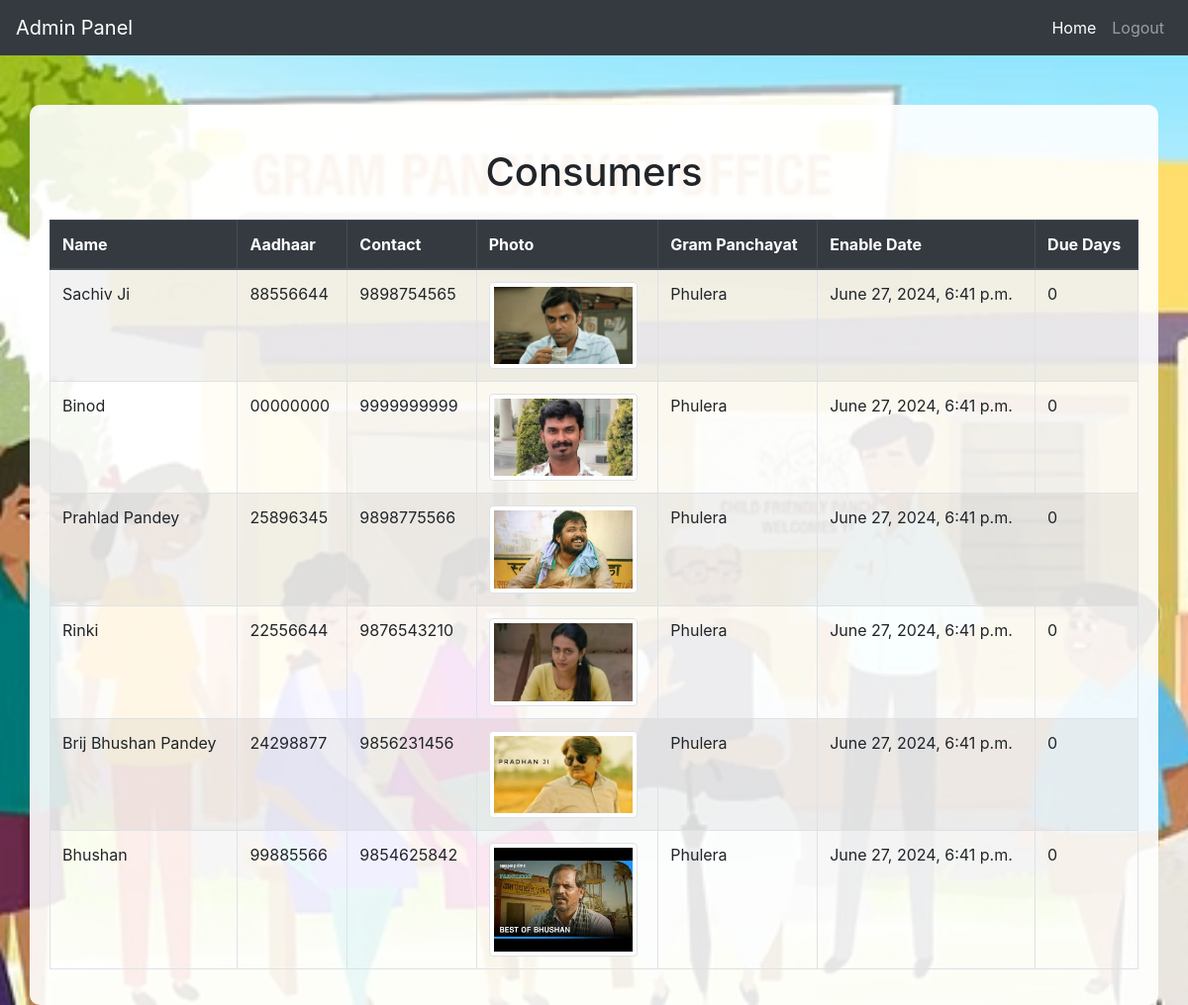
Page /view-consumers/ (signed in) on the earlier database version.
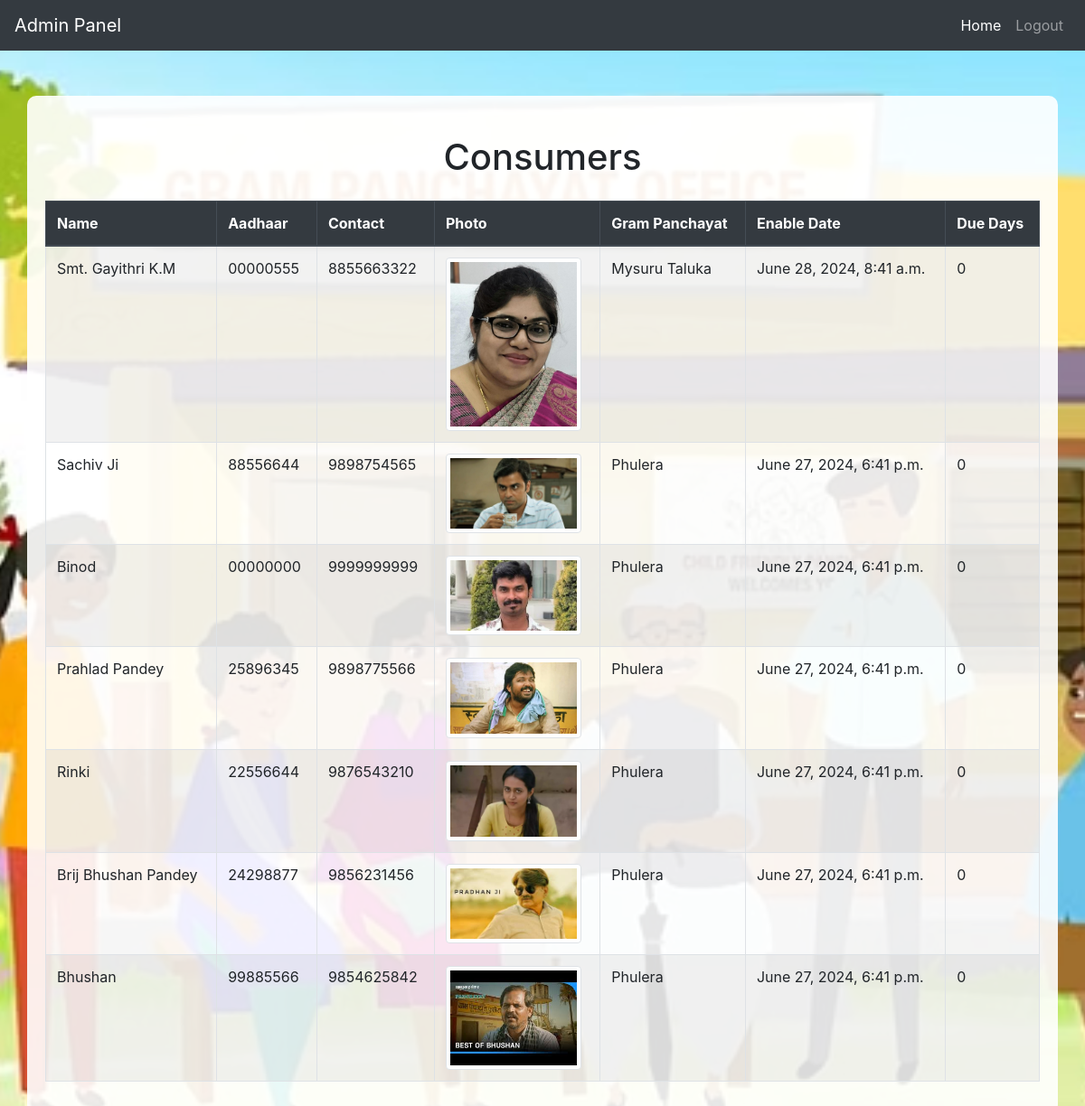
Same page on the later database version.
### water_management/models.py (models this page shows, shortened)
class Person(models.Model):
    ROLE_CHOICES = [
        ('panchayathead', 'Panchayat Head'),
        ('consumer', 'Consumer'),
        ('contractor', 'Contractor'),
        ('watercommitteehead', 'Water Committee Head'),
        ('pumpoperator', 'Pump Operator'),
    ]
    person_name = models.CharField(max_length=100)
    aadhaar = models.CharField(max_length=16)
    contact = models.CharField(max_length=15)
    address = models.CharField(max_length=100)
    photo = models.ImageField(upload_to="profile_image", blank=True)
    person_role = models.CharField(max_length=20, choices=ROLE_CHOICES, default="consumer")
    password = models.CharField(max_length=128)  # Password field, will be hashed
    is_enabled = models.BooleanField(default=True)
    gram_panchayat = models.ForeignKey('GramPanchayat', related_name='residents', on_delete=models.SET_NULL, null=True, blank=True)
    due_days=models.IntegerField(default=0)
    enable_date = models.DateTimeField(default=timezone.now)

class GramPanchayat(models.Model):
    panchayat_name = models.CharField(max_length=100)
    panchayat_address = models.CharField(max_length=100)
    panchayat_head = models.ForeignKey(Person, related_name="panchayathead", on_delete=models.SET_NULL, null=True, blank=True)
    contractor = models.ForeignKey(Contractor, related_name="contractor_assigned_panchayats", on_delete=models.SET_NULL, null=True, blank=True)

### water_management/views.py (the view)
# urls.py: path('view-consumers/', view_consumers, name='viewconsumers'),
@login_required(login_url="portal/login/")
def view_consumers(request):
    consumers = Person.objects.filter(person_role='consumer').order_by('gram_panchayat__panchayat_name')
    return render(request, 'view_consumers.html', {'consumers': consumers})

### water_management/templates/view_consumers.html (shortened to what this page needs)
{% load static %}
<!DOCTYPE html>
<html lang="en">
<head>
    <link rel="stylesheet" href="https://stackpath.bootstrapcdn.com/bootstrap/4.5.2/css/bootstrap.min.css">
</head>
<body>
    <nav class="navbar navbar-expand-lg navbar-dark bg-dark">
        <a class="navbar-brand" href="#">Admin Panel</a>
        <div class="collapse navbar-collapse" id="navbarNav">
            <ul class="navbar-nav ml-auto">
                <li class="nav-item active">
                    <a class="nav-link" href="/">Home</a>
                </li>
                <li class="nav-item">
                    <a class="nav-link" href="{% url 'logoutuser' %}">Logout</a>
                </li>
            </ul>
        </div>
    </nav>
    <div class="container">
        <h1 class="my-4 text-center">Consumers</h1>
        <div class="table-responsive">
            <table class="table table-striped table-bordered">
                <thead class="thead-dark">
                    <tr>
                        <th>Name</th>
                        <th>Aadhaar</th>
                        <th>Contact</th>
                        <th>Photo</th>
                        <th>Gram Panchayat</th>
                        <th>Enable Date</th>
                        <th>Due Days</th>
                    </tr>
                </thead>
                <tbody>
                    {% for consumer in consumers %}
                    <tr>
                        <td>{{ consumer.person_name }}</td>
                        <td>{{ consumer.aadhaar }}</td>
                        <td>{{ consumer.contact }}</td>
                        <td><img src="{{ consumer.photo.url }}" alt="Photo" class="img-thumbnail" width="150"></td>
                        <td>{{ consumer.gram_panchayat.panchayat_name }}</td>
                        <td>{{ consumer.enable_date }}</td>
                        <td>{{ consumer.due_days }}</td>
                    </tr>
                    {% endfor %}
                </tbody>
            </table>
        </div>
    </div>
</body>
</html>

Differences in the rows shown:
added Person: person_name "Smt. Gayithri K.M", aadhaar "00000555", contact "8855663322", photo (picture), gram_panchayat.panchayat_name "Mysuru Taluka", enable_date "June 28, 2024, 8:41 a.m.", due_days "0"
